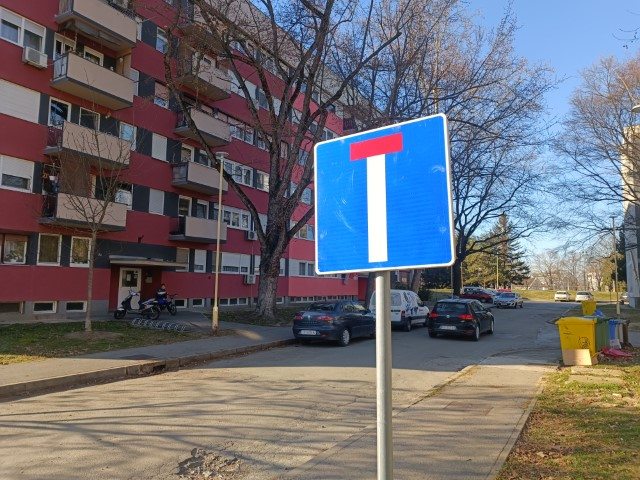
#> input picture MultimedijskiSustavi/KV/trafficSignDetection/1.jpg, 640 x 480 px
$ python main.py
#> lines starting #> are read from the running program, lines starting #| are printed output that depends on the picture
import cv2
import numpy as np

img = cv2.imread("1.jpg", cv2.IMREAD_GRAYSCALE)
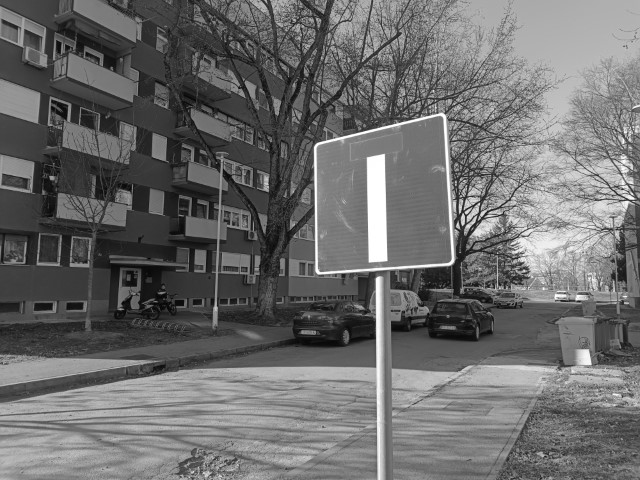
#> img: shape (480, 640); min 0, max 255, mean 108.5
sift = cv2.xfeatures2d.SIFT_create()
#> (the run stopped early here; a loop or call above may not have finished)

$ run again, with MultimedijskiSustavi/KV/trafficSignDetection/2.jpg copied over MultimedijskiSustavi/KV/trafficSignDetection/1.jpg
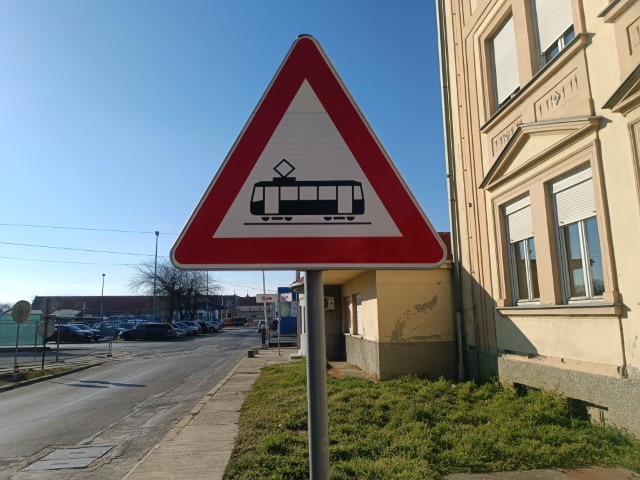
#> input picture MultimedijskiSustavi/KV/trafficSignDetection/2.jpg, 640 x 480 px
#> `img = cv2.imread("1.jpg", cv2.IMREAD_GRAYSCALE)`:
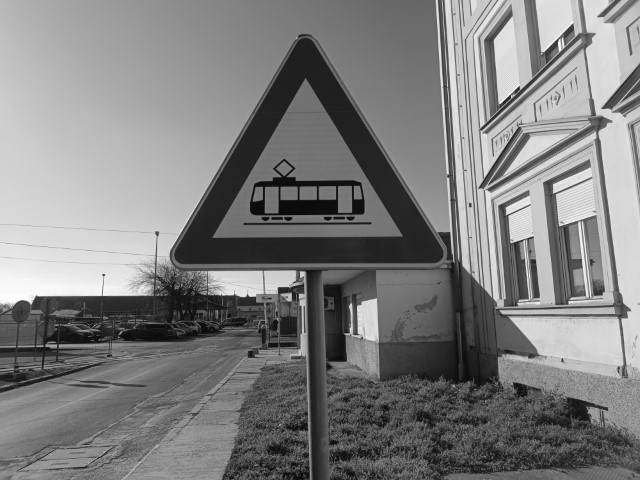
#> img: shape (480, 640); min 1, max 255, mean 127.1
